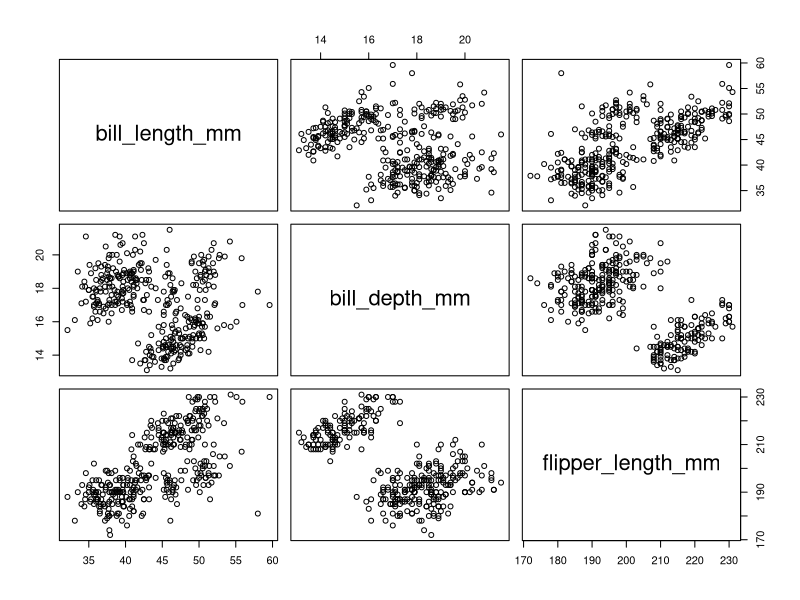

Reproduce this figure in R.
## ---- chunk 1
knitr::opts_chunk$set(echo = TRUE)
## ---- chunk 2
require(palmerpenguins)
head(penguins)
## ---- chunk 3
plot(penguins[, 3:5])
## ---- chunk 4

